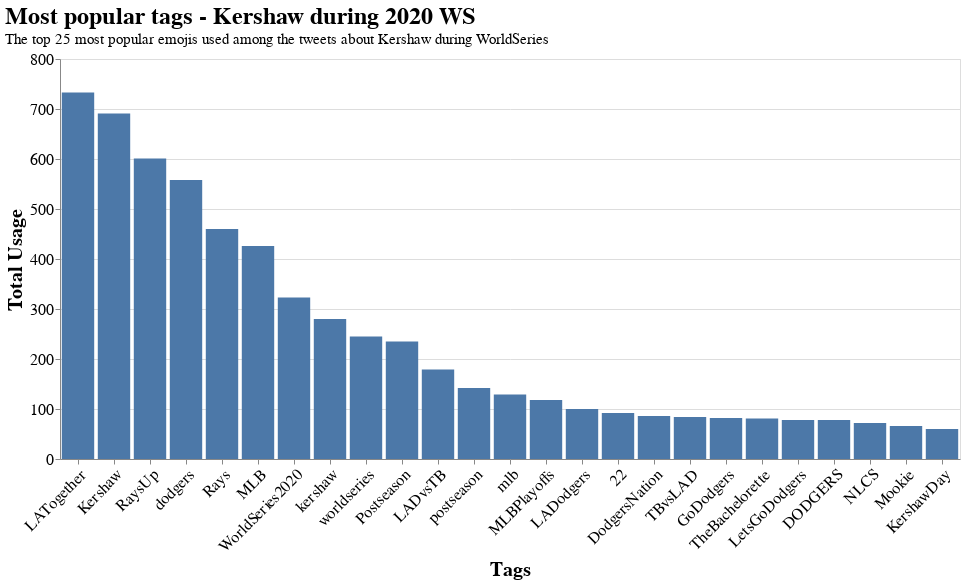

Notebook source saved alongside this figure:
### Markdown cell above
### **Visualize bar chart for the most frequent tags**

### Code cell
c1=c[2:27]

alt.Chart(c1).mark_bar().encode(
    x=alt.X('tags',sort=['count'],title='Tags',axis=alt.Axis(labelAngle=-45)),
    y=alt.Y('count',title='Total Usage')
).properties(width=900,height=400,title={
      "text": ["Most popular tags - Kershaw during 2020 WS"],
      "subtitle":["The top 25 most popular emojis used among the tweets about Kershaw during WorldSeries"]  
    }).configure_axis(
    labelFontSize=16,
    titleFontSize=20
).configure_title(
    anchor='start',
    fontSize = 24,
    subtitleFontSize = 15
)

### Figure 1 — Vega-Lite specification as saved in the notebook (floating-point values rounded to 4 significant figures)
{"config": {"view": {"continuousWidth": 400, "continuousHeight": 300}, "axis": {"labelFontSize": 16, "titleFontSize": 20}, "title": {"anchor": "start", "fontSize": 24, "subtitleFontSize": 15}}, "data": {"name": "data-152e6a90b4849f4406d308a33ec4d536"}, "mark": "bar", "encoding": {"x": {"type": "nominal", "axis": {"labelAngle": -45}, "field": "tags", "sort": ["count"], "title": "Tags"}, "y": {"type": "quantitative", "field": "count", "title": "Total Usage"}}, "height": 400, "title": {"text": ["Most popular tags - Kershaw during 2020 WS"], "subtitle": ["The top 25 most popular emojis used among the tweets about Kershaw during WorldSeries"]}, "width": 900, "$schema": "https://vega.github.io/schema/vega-lite/v4.8.1.json", "datasets": {"data-152e6a90b4849f4406d308a33ec4d536": [{"tags": "LATogether", "count": 733}, {"tags": "Kershaw", "count": 691}, {"tags": "RaysUp", "count": 601}, {"tags": "dodgers", "count": 558}, {"tags": "Rays", "count": 460}, {"tags": "MLB", "count": 426}, {"tags": "WorldSeries2020", "count": 323}, {"tags": "kershaw", "count": 280}, {"tags": "worldseries", "count": 245}, {"tags": "Postseason", "count": 235}, {"tags": "LADvsTB", "count": 179}, {"tags": "postseason", "count": 142}, {"tags": "mlb", "count": 129}, {"tags": "MLBPlayoffs", "count": 118}, {"tags": "LADodgers", "count": 100}, {"tags": "22", "count": 92}, {"tags": "DodgersNation", "count": 86}, {"tags": "TBvsLAD", "count": 84}, {"tags": "GoDodgers", "count": 82}, {"tags": "TheBachelorette", "count": 81}, {"tags": "LetsGoDodgers", "count": 78}, {"tags": "DODGERS", "count": 78}, {"tags": "NLCS", "count": 72}, {"tags": "Mookie", "count": 66}, {"tags": "KershawDay", "count": 60}]}}
